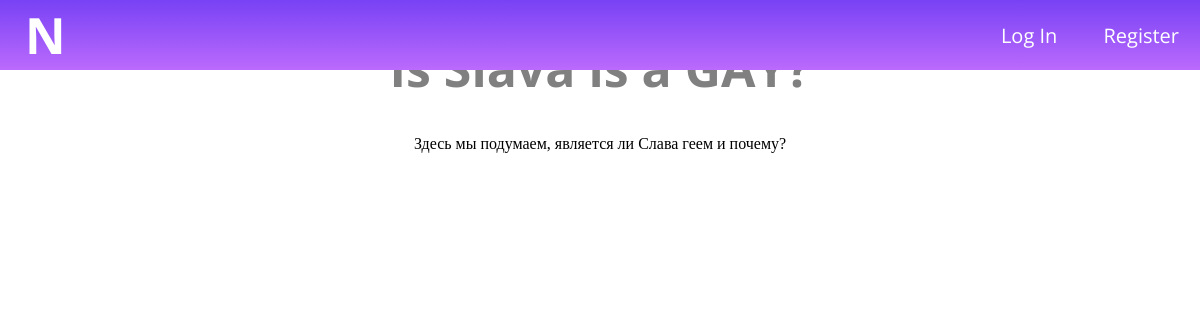
Page /post/1 on the earlier database version.
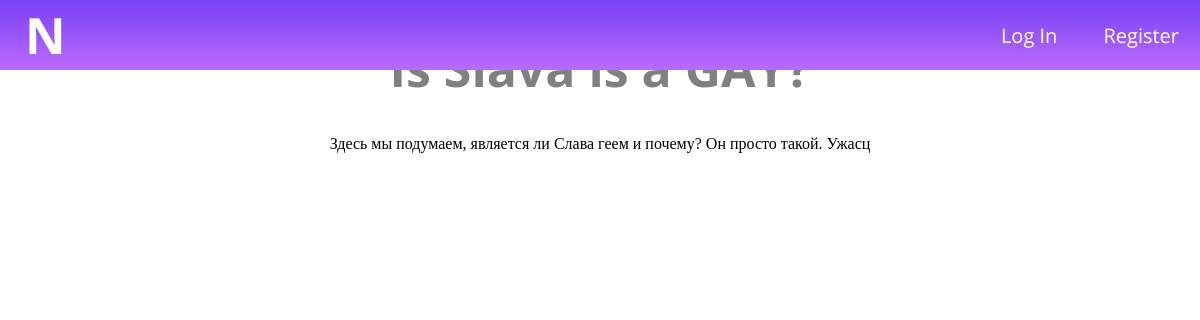
Same page on the later database version.
### article_maker/models.py (models this page shows, shortened)
class Post(models.Model):
    id = models.AutoField(unique=True, primary_key=True)
    author = models.ManyToManyField(User)
    title = models.CharField(max_length=50)
    text = models.TextField()
    Short_text = models.TextField(max_length=75, null=True)
    data = models.DateTimeField(auto_now=True)
    category = models.ForeignKey(Category, on_delete = models.CASCADE)
    img_for_post = models.ImageField(upload_to='images/', null=True, blank=True)

### article_maker/views.py (the view)
# urls.py: path('post/<int:post_id>', views.post_page),
def post_page(request, post_id):
    context = {
        'post': Post.objects.get(id=post_id)
    }
    return render(request, "posts/post.html", context)

### templates/posts/post.html (shortened to what this page needs)
<!DOCTYPE html>
{% load static %}
<html lang="en">
<head>
    <link rel="stylesheet" href="{% static 'style2.css' %}">
</head>
<body>
    <header class="for-header">
        <h1 id="button" class="link">N</h1>
        <div>
            <a href="/log_in" class="ul-header">Log In</a>
            <a href="/register" class="ul-header">Register</a>
        </div>
    </header>
    <main class="post_page">
        <h1 class="post_title">{{post.title}}</h1>
            {{post.text}}
    </main>
</body>
</html>

Differences in the rows shown:
changed Post "Is Slava is a GAY?": text "Здесь мы подумаем, является ли Слава геем и почему?" → "Здесь мы подумаем, является ли Слава геем и почему? Он просто такой. Ужасц"
